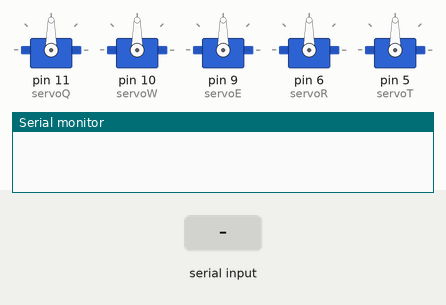
A sketch run on a simulated Arduino Uno, built with avr-gcc and run on an emulated ATmega328P. Parts: 5 × servo, the last lines printed to the serial monitor. The inputs (shaded band) are chosen by the test bench.

Above: at 1.2 s.
1.3 s: "q" received over Serial
At 2.7 s:
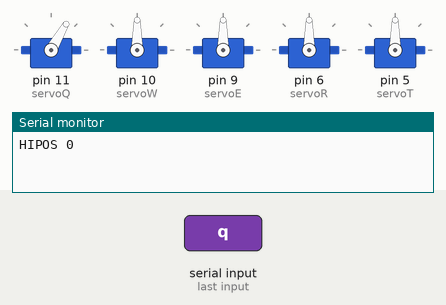
3.7 s: "w" received over Serial
At 5.5 s:
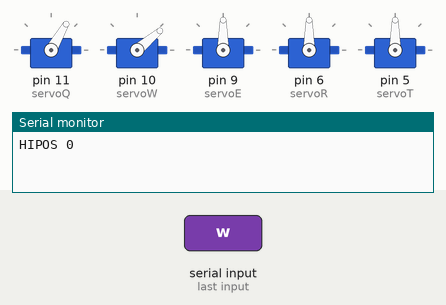
5.8 s: "e" received over Serial
At 7.3 s:
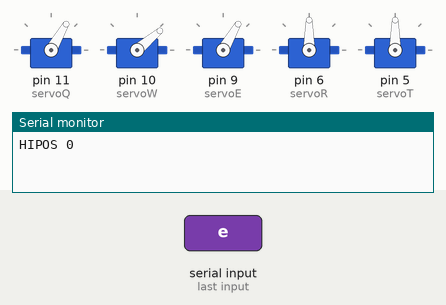
8.2 s: "r" received over Serial
10.2 s: "t" received over Serial
12.6 s: "q" received over Serial
At 14.3 s:
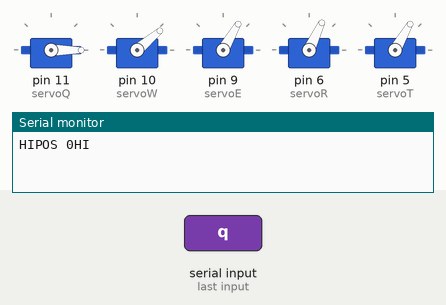
Timing chart, 0 to 15.8 s (numbered marks = the images above; inputs shaded):
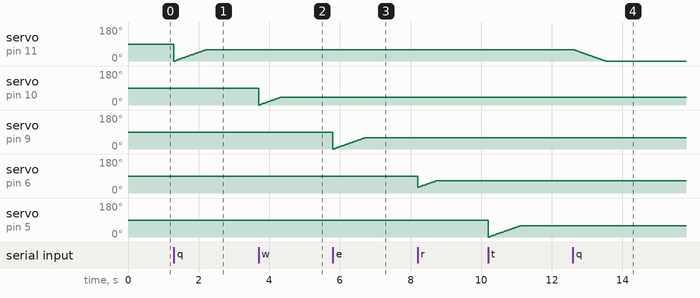

Measured:
- after the input at 12.6 s, servo on pin 11 (servoQ): moves from 60° to 0° over 0.90 s, starting at once

The sketch:

test.ino
```cpp
#include <Servo.h>
Servo servoQ;  // create servo object to control a servo
Servo servoW;
Servo servoE;
Servo servoR;
Servo servoT;
// twelve servo objects can be created on most boards
int posQ = 0, posW = 0, posE = 0, posR = 0, posT = 0;    // variable to store the servo position
void setup() {
  Serial.begin(9600);

  servoQ.attach(11);
  servoW.attach(10);
  servoE.attach(9);
  servoR.attach(6);
  servoT.attach(5); // attaches the servo on pin _ to the servo object
}
void loop() {

    while (Serial.available()== 0)//wait for user to enter any value to run servo
    {
    }
    char input = Serial.read();
    if(input == 'q')
    {
      Serial.print("HI");
      if(posQ <= 30){
        Serial.print("POS 0");
        for(posQ = 0; posQ <= 60; posQ += 1){
          servoQ.write(posQ);
          delay(15);
        }
      }else{
        for(posQ = 60; posQ >= 0; posQ -= 1){
          servoQ.write(posQ);
          delay(15);
        }
      }

    }else if(input == 'w'){
      if(posW <= 20){
        for(posW = 0; posW <= 40; posW += 1){
          servoW.write(posW);
          delay(15);
        }
      }else{
        for(posW = 40; posW >= 0; posW -= 1){
          servoW.write(posW);
          delay(15);
        }
      }

    }else if(input == 'e'){
      if(posE <= 30){
        for(posE = 0; posE <= 60; posE += 1){
          servoE.write(posE);
          delay(15);
        }
      }else{
        for(posE = 60; posE >= 0; posE -= 1){
          servoE.write(posE);
          delay(15);
        }
      }

    }else if(input == 'r'){
      if(posR <= 47.5){
        for(posR = 30; posR <= 65; posR += 1){
          servoR.write(posR);
          delay(15);
        }
      }else{
        for(posR = 65; posR >= 30; posR -= 1){
          servoR.write(posR);
          delay(15);
        }
      }
    }else if(input == 't'){
      if(posT <= 30){
        for(posT = 0; posT <= 60; posT += 1){
          servoT.write(posT);
          delay(15);
        }
      }else{
        for(posT = 60; posT >= 0; posT -= 1){
          servoT.write(posT);
          delay(15);
        }
      }

    }else{

    }
    delay(1000);
    while (Serial.available() > 0) Serial.read();
}
```
